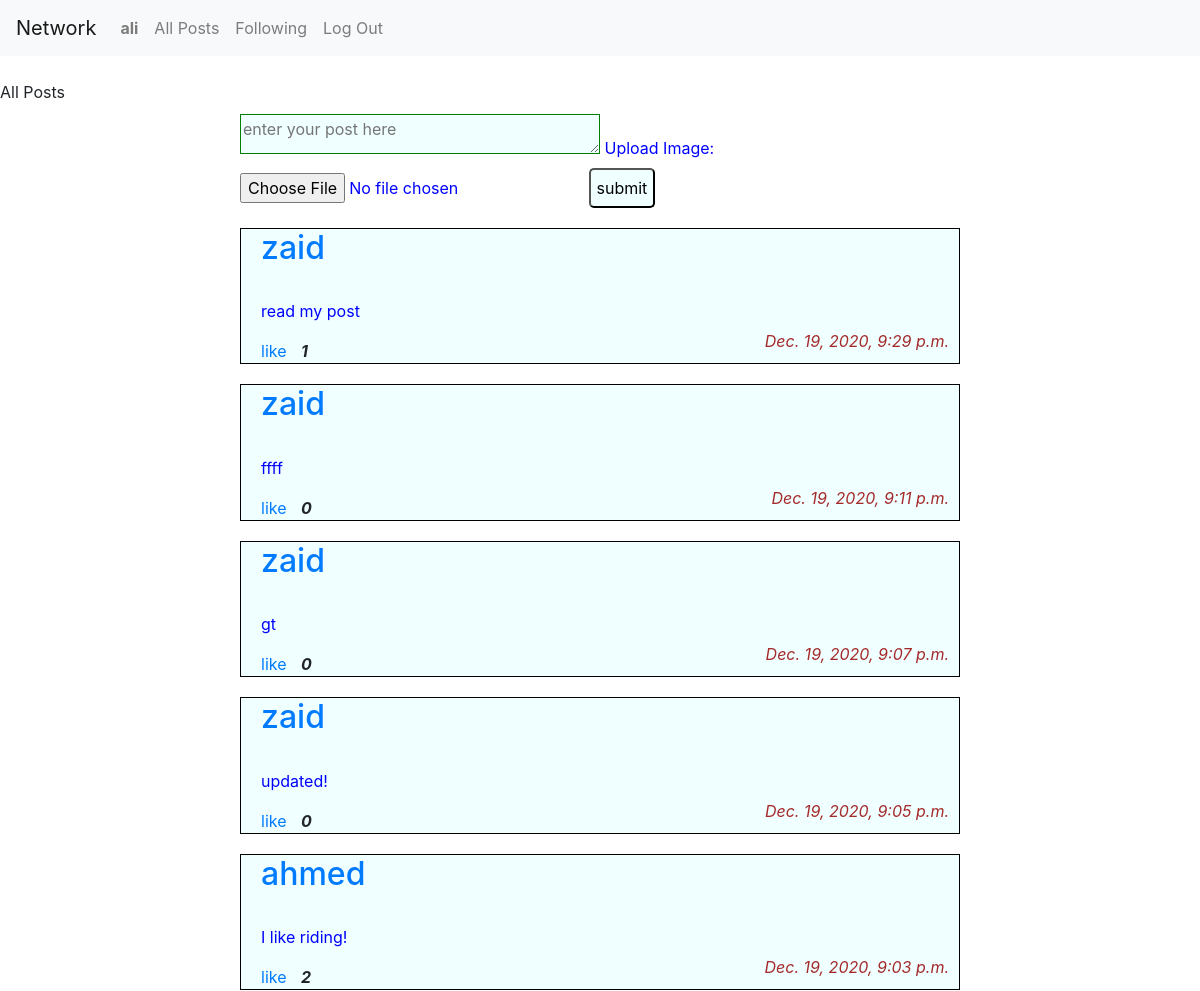
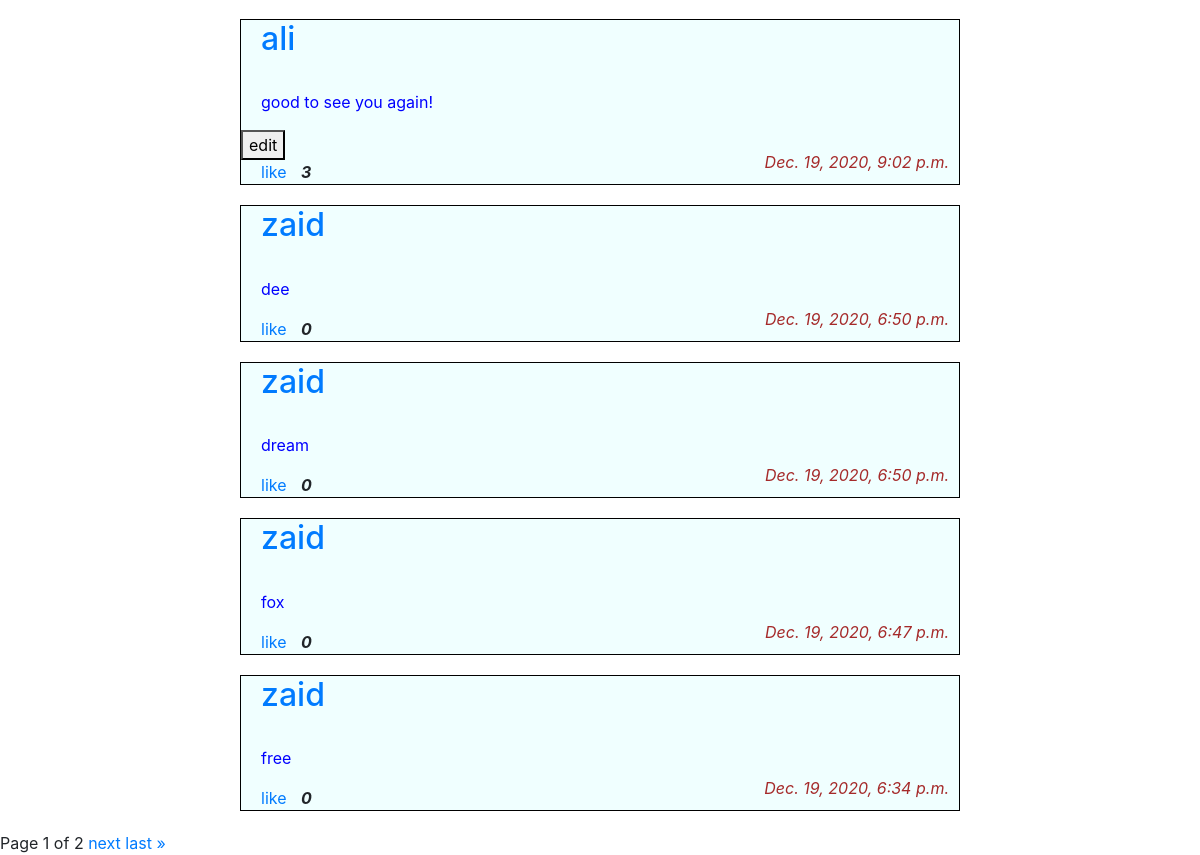
Screenshot of / (signed in) with the database file from the repository (2 pictures, top to bottom).
### network/models.py (models this page shows, shortened)
class User(AbstractUser):
    following = models.ManyToManyField('self', symmetrical=False, related_name="followers")
    picture = models.ImageField(height_field="hieght_field", width_field="widt_field", upload_to='media/', null=True, blank=True)
    height_field = models.IntegerField(default=0)
    width_fiels = models.IntegerField(default=0)

class Post(models.Model):
    content = models.TextField(max_length=100)
    timestamp = models.DateTimeField(auto_now_add=True)
    created_by = models.ForeignKey(User, on_delete=models.CASCADE, related_name="poster")
    like = models.ManyToManyField(User, related_name="user_like")
    num_likes= models.IntegerField(default=0)
    image = models.ImageField(blank= True,upload_to ='media')

### network/views.py (the view)
# urls.py: path("", views.index, name="index"),
def index(request):
    allposts = Post.objects.all().order_by('-timestamp')
    paginator =  Paginator(allposts, 10)
    page_number = request.GET.get('page')
    allposts = paginator.get_page(page_number)
    new_post = PostForm()
    return render(request, "network/index.html",{
        "new_post" : new_post,
        "allposts" : allposts,
    })

### network/forms.py
class PostForm(ModelForm):
    class meta:
        model = Post
        fields= ['content', 'timestamp', 'created_by', 'like', 'image']

### network/templates/network/index.html (shortened to what this page needs)
{% extends "network/layout.html" %}
{% load static %}
{% block body %}
    <br>
    All Posts
    <br>
    {% if user.is_authenticated %}
    <div class="enter-post-content">
        <form action="{% url 'post' %}" method="POST" class="post-content" enctype="multipart/form-data">
            {{ new_post }}
            <input type="submit" value="submit" class="post-button" >
        </form>
    </div>
    {% endif %}
    <div class="main">
        {% for post in allposts %}
            <div class="post-details" id="{{ post.id }}">
                <h2><a href="{% url 'profile' post.created_by.id %}">{{ post.created_by }}</a></h2>
                <br>
                <p>{{ post.content }}</p>
                <i class="time">{{ post.timestamp }}</i>
                {% if post.created_by == user %}
                <button class="edit-post">edit</button>
                {% endif %}
                <div class="{{ post.id }}">
                    <a class="like" href="{% url 'like' post.id %}">like</a>
                    <i class="num_like">{{post.num_likes}}</i>
                </div>
            </div>
        {% endfor %}
    </div>
    <div class="pagination">
        <span class="step-links">
            <span class="current">
            Page {{allposts.number}} of {{ allposts.paginator.num_pages }}
            </span>
            {% if allposts.has_next %}
                <a href="?page={{ allposts.next_page_number }}">next</a>
                <a href="?page={{allposts.paginator.num_pages}}">last &raquo;</a>
            {% endif %}
        </span>
    </div>
{% endblock %}

### network/templates/network/layout.html (shortened to what this page needs)
{% load static %}
<!DOCTYPE html>
<html lang="en">
    <head>
        <link rel="stylesheet" href="https://stackpath.bootstrapcdn.com/bootstrap/4.4.1/css/bootstrap.min.css">
        <link href="{% static 'network/styles.css' %}" rel="stylesheet">
    </head>
    <body>
        <nav class="navbar navbar-expand-lg navbar-light bg-light">
            <a class="navbar-brand" href="{% url 'index' %}">Network</a>
            <div>
              <ul class="navbar-nav mr-auto">
                {% if user.is_authenticated %}
                    <li class="nav-item">
                        <a class="nav-link" href="{% url 'profile' user.id %}"><strong>{{ user.username }}</strong></a>
                    </li>
                {% endif %}
                <li class="nav-item">
                  <a class="nav-link" href="{% url 'index' %}">All Posts</a>
                </li>
                {% if user.is_authenticated %}
                    <li class="nav-item">
                        <a class="nav-link" href="{% url 'following' user.id %}">Following</a>
                    </li>
                    <li class="nav-item">
                        <a class="nav-link" href="{% url 'logout' %}">Log Out</a>
                    </li>
                {% endif %}
              </ul>
            </div>
          </nav>
        <div class="body">
            {% block body %}
            {% endblock %}
        </div>
    </body>
</html>

### network/static/network/styles.css (style rules this page uses)
.main { width: 60%; margin-left: auto; margin-right: auto; }
.main .post-details { border: 1px solid black; margin-top: 20px; margin-bottom: 20px; background-color: azure; position: relative; }
.main .post-details h2 { margin-left: 20px; }
.main .post-details p { margin-left: 20px; color: blue ; }
.main .post-details .time { margin-left: 20px; color: brown; position: absolute; float: right; bottom: 10px; right: 10px; }
.like { margin-left: 20px; }
.num_like { margin-left: 10px; font-weight: bold; }
.enter-post-content { margin-left: auto; margin-right: auto; width: 60%; margin-top: 10px; margin-bottom: 20px; position: relative; }
.enter-post-content .post-content { width: 100%; color: blue; }
.enter-post-content .post-content .post-area { width: 50%; height: 40px; border: 1px solid green; background-color: azure; color:black; }
.enter-post-content .post-button { position: relative; max-width: 100px; background-color:azure; height: 40px; border-radius: 5px; clear: both; }

### rows the page displays
User: username "ali"
Post: created_by "zaid", content "read my post", timestamp "Dec. 19, 2020, 9:29 p.m.", num_likes "1"
Post: created_by "zaid", content "ffff", timestamp "Dec. 19, 2020, 9:11 p.m.", num_likes "0"
Post: created_by "zaid", content "gt", timestamp "Dec. 19, 2020, 9:07 p.m.", num_likes "0"
Post: created_by "zaid", content "updated!", timestamp "Dec. 19, 2020, 9:05 p.m.", num_likes "0"
Post: created_by "ahmed", content "I like riding!", timestamp "Dec. 19, 2020, 9:03 p.m.", num_likes "2"
Post: created_by "ali", content "good to see you again!", timestamp "Dec. 19, 2020, 9:02 p.m.", shows "edit", num_likes "3"
Post: created_by "zaid", content "dee", timestamp "Dec. 19, 2020, 6:50 p.m.", num_likes "0"
Post: created_by "zaid", content "dream", timestamp "Dec. 19, 2020, 6:50 p.m.", num_likes "0"
Post: created_by "zaid", content "fox", timestamp "Dec. 19, 2020, 6:47 p.m.", num_likes "0"
Post: created_by "zaid", content "free", timestamp "Dec. 19, 2020, 6:34 p.m.", num_likes "0"

### other values shown
{{ allposts.number }} "1"
{{ allposts.paginator.num_pages }} "2"
